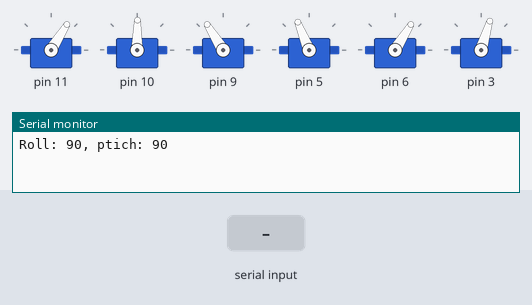
Simulated run of this sketch. Board: Arduino Uno, built with avr-gcc and run on an emulated ATmega328P. On the bench: 6 × servo, the last lines printed to the serial monitor. Inputs (shaded band) come from the test bench.

Above: at 7.2 s.
7.3 s: "90/45\n" received over Serial
At 9.0 s:
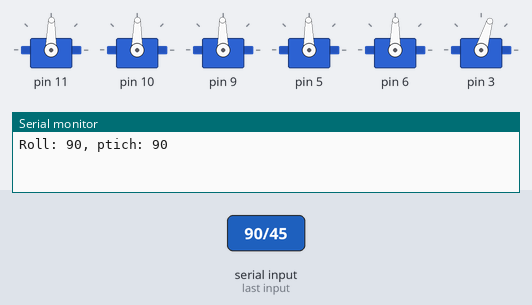
10.3 s: "30/150\n" received over Serial
At 11.92 s:
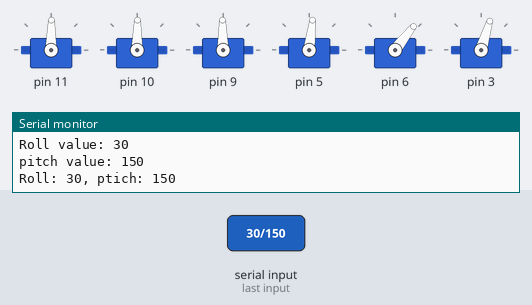
13.3 s: "1/90\n" received over Serial
At 15.56 s:
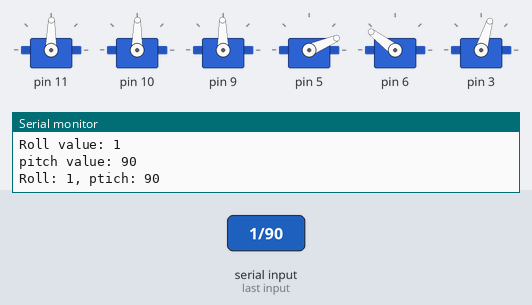
16.3 s: "90/45\n" received over Serial
21.4 s: "1/90/45\n" received over Serial
Timing chart, 0 to 25.4 s (numbered marks = the images above; inputs shaded):
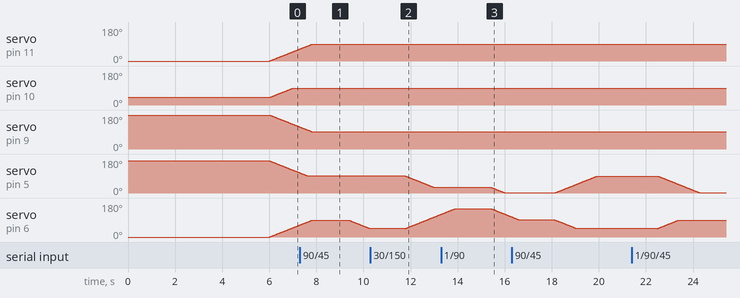

The sketch:

BraccioControlFromSerial.ino
```cpp
 /*
  testBraccio90.ino

 // 	testBraccio90 is a setup sketch to check the alignment of all the servo motors
 	This is the first sketch you need to run on Braccio
	When you start this sketch Braccio will be positioned perpendicular to the base
	If you can't see the Braccio in this exact position you need to reallign the servo motors position

 Created on 18 Nov 2015
 by Andrea Martino

 This example is in the public domain.
 */

#include <Braccio.h>
#include <Servo.h>
int roll = 90;
int pitch = 90;


Servo base;
Servo shoulder;
Servo elbow;
Servo wrist_rot;
Servo wrist_ver;
Servo gripper;

void setup() {
  //Initialization functions and set up the initial position for Braccio
  //All the servo motors will be positioned in the "safety" position:
  //Base (M1):90 degrees
  //Shoulder (M2): 45 degrees
  //Elbow (M3): 180 degrees
  //Wrist vertical (M4): 180 degrees
  //Wrist rotation (M5): 90 degrees
  //gripper (M6): 10 degrees
  Braccio.begin();
  Serial.begin(115200);
}

void loop() {
  /*
   Step Delay: a milliseconds delay between the movement of each servo.  Allowed values from 10 to 30 msec.
   M1=base degrees. Allowed values from 0 to 180 degrees
   M2=shoulder degrees. Allowed values from 15 to 165 degrees
   M3=elbow degrees. Allowed values from 0 to 180 degrees
   M4=wrist vertical degrees. Allowed values from 0 to 180 degrees
   M5=wrist rotation degrees. Allowed values from 0 to 180 degrees
   M6=gripper degrees. Allowed values from 10 to 73 degrees. 10: the toungue is open, 73: the gripper is closed.
  */

  // the arm is aligned upwards  and the gripper is closed
                     //(step delay, M1, M2, M3, M4, M5, M6);


  if (Serial.available() > 0) {

    String inputString = Serial.readString(); // Read the string up to the '/' character
	//Serial.print(String(inputString));
    if (inputString.length() > 0) {
      // Parse the string into two integers
      int slashIndex = inputString.indexOf('/');
      if (slashIndex >= 0) {
        String firstPart = inputString.substring(0, slashIndex);
        String secondPart = inputString.substring(slashIndex + 1);
        roll = firstPart.toInt();
        pitch = secondPart.toInt();

        // Check if the parsed integers are valid
        if (roll >= 0 && roll <= 180 && pitch >= 0 && pitch <= 180) {
          // Process the received integers
          Serial.print("Roll value: ");
          Serial.println(roll);
          Serial.print("pitch value: ");
          Serial.println(pitch);
        } else {
          Serial.println("Received values are out of range (0 to 180).");
        }
      } else {
        Serial.println("Invalid input format. Please use 'integer/integer' format.");
      }
    }
  }
  Serial.println("Roll: " + String(roll) + ", ptich: " + String(pitch));
  Braccio.ServoMovement(20,         90, 90, 90, roll, pitch,  73);
  delay(500);

}
```

Measured:
- after the input at 10.3 s, servo on pin 5: moves from 91° to 31° over 1.2 s, starting after 1.5 s
- after the input at 13.3 s, servo on pin 5: moves from 31° to 2° over 0.56 s, starting after 2.1 s
